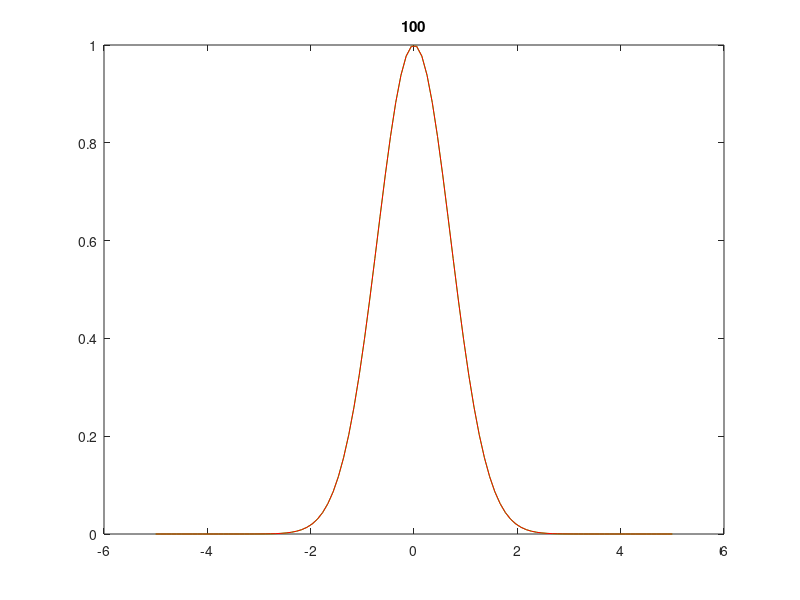

Here is the MATLAB script that generated this plot:
clear, figure(1), clf

% PHYSICS
Lx  = 10.0;
K   = 1.0;
rho = 1.0;
G   = 1.5;

% NUMERICS
Nx  = 100;
Nt  = 100;
CFL = 1.0;

% PREPROCESSING
dX = Lx / (Nx - 1);
x  = (-Lx / 2) : dX : (Lx / 2);
dt = CFL * dX / sqrt( (K + 4*G/3) / rho);

% INITIAL CONDITIONS
P   = exp(-x .* x);
P0  = P;
V   = zeros(1, Nx + 1);
tau = zeros(1, Nx);

% ACTION LOOP
for it = 1 : Nt
  dPdt       = -diff(V) / dX * K;
  P          = P + dPdt * dt;
  dTaudt     = diff(V)/dX * G * 4.0 / 3.0;
  tau        = tau + dTaudt * dt;
  dVdt       = diff(-P + tau) / dX / rho;
  V(2:end-1) = V(2:end-1) + dVdt * dt;
% POSTPROCESSING
  if mod(it, 2) == 0
    plot(x, P0, 'g', x, P, 'r'), title(it), drawnow
  end
end
